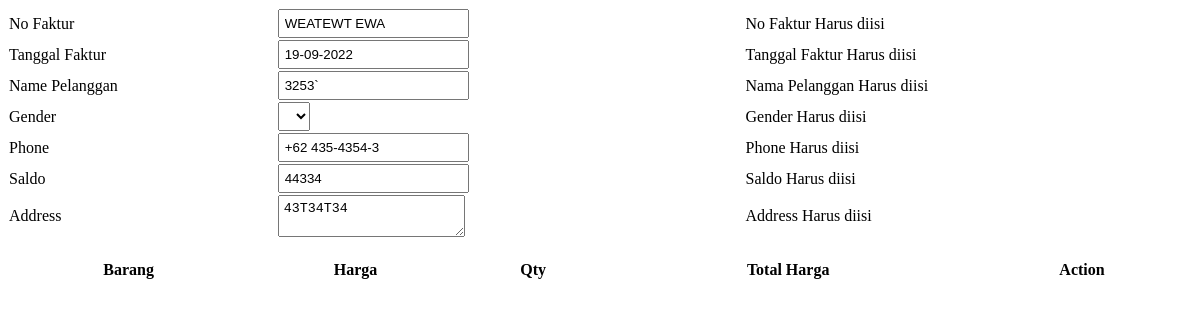
The app's page /update-modal.php?id=3, older data.
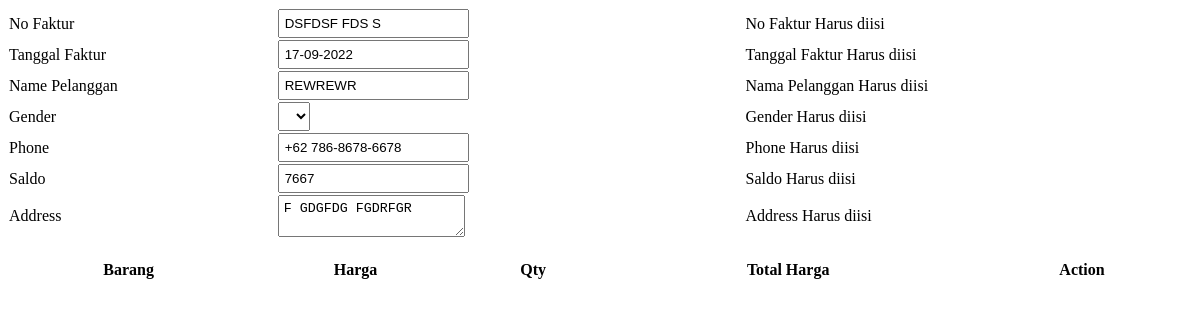
The same page, newer data.
### tables this page shows
CREATE TABLE `transaksi` (
  `id` int(11) NOT NULL,
  `nofaktur` varchar(255) NOT NULL,
  `tanggal` date NOT NULL,
  `nama` varchar(255) NOT NULL,
  `phone` varchar(25) NOT NULL,
  `saldo` int(255) NOT NULL,
  `address` text NOT NULL,
  `gender_id` int(11) NOT NULL
);

### function/transaksi.php (called while the page is built, shortened)
<?php
function find_transaksi($id)
{
    $SQL = "SELECT transaksi.*, gender.nama as genders FROM transaksi LEFT JOIN gender on gender.id = transaksi.gender_id where transaksi.id = $id";
    return result($SQL);
}
?>

### function/eksekusi.php (called while the page is built, shortened)
<?php
function result($qry){
	global $konek;
	$show= mysqli_query($konek,$qry) or die("Maaf Ada Kesalahan di Server Kami");
	return $show;
}

### update-modal.php (the view, shortened to what this page needs)
<?php
	$find = mysqli_fetch_assoc(find_transaksi($_GET['id']) );
	$tanggal = date("d-m-Y", strtotime($find['tanggal']));
?>
<form id="transaksiForm">
	<table width="100%" cellspacing="0" id="customerData">
		<tr>
			<td>
				<label>No Faktur</label>
			</td>
			<td>
				<input type="text" id="nofaktur" value="<?=$find['nofaktur']?>" name="nofaktur" class="FormElement ui-widget-content ui-corner-all" autocomplete="off">
			</td>
			<td  class="errorForm" id="nofakturError">
				<span id="" class="">No Faktur Harus diisi</span>
			</td>
		</tr>
		<tr>
			<td>
				<label>Tanggal Faktur</label>
			</td>
			<td>
				<input type="text" name="tanggal" value="<?=$tanggal?>" class="FormElement ui-widget-content ui-corner-all hasDatePicker" required autocomplete="off" maxlength="10">
			</td>
			<td  class="errorForm" id="tanggalfakturError">
				<span id="" class="">Tanggal Faktur Harus diisi</span>
			</td>
		</tr>
		<tr>
			<td>
				<label>Name Pelanggan</label>
			</td>
			<td>
				<input type="text" name="nama" value="<?=$find['nama']?>" class="FormElement ui-widget-content ui-corner-all" required autocomplete="off">
			</td>
			<td  class="errorForm" id="namapelangganError">
				<span id="" class="">Nama Pelanggan Harus diisi</span>
			</td>
		</tr>
		<tr>
			<td>
				<label>Gender</label>
			</td>
			<td>
				<select id="gender" class="FormElement ui-widget-content ui-corner-all" name="gender_id" value="<?=$find['gender_id']?>" required></select>
			</td>
			<td  class="errorForm" id="gender_idError">
				<span id="" class="">Gender Harus diisi</span>
			</td>
		</tr>
		<tr>
			<td>
				<label>Phone</label>
			</td>
			<td>
				<input type="text" name="phone" value="<?=$find['phone']?>" class="FormElement ui-widget-content ui-corner-all im-phone im-numeric" required autoco,digitalGroupSpacing:'4'mplete="off">
			</td>
			<td  class="errorForm" id="phoneError">
				<span id="" class="">Phone Harus diisi</span>
			</td>
		</tr>
		<tr>
			<td>
				<label>Saldo</label>
			</td>
			<td>
				<input type="text" name="saldo" value="<?=$find['saldo']?>" class="FormElement ui-widget-content ui-corner-all im-currency" required autocomplete="off">
			</td>
			<td  class="errorForm" id="saldoError">
				<span id="" class="">Saldo Harus diisi</span>
			</td>
		</tr>
		<tr>
			<td>
				<label>Address</label>
			</td>
			<td>
				<textarea name="address" class="FormElement ui-widget-content ui-corner-all" required autocomplete="off"><?=$find['address']?></textarea>
			</td>
			<td  class="errorForm" id="addressError">
				<span id="" class="">Address Harus diisi</span>
			</td>
		</tr>
	</table>
	<br>
	<table width="100%" class="table ui-state-default" cellpadding="5" cellspacing="0" id="detailData">
		<thead>
			<tr>
				<th class="ui-th-div">Barang</th>
				<th class="ui-th-div">Harga</th>
				<th class="ui-th-div">Qty</th>
				<th class="ui-th-div">Total Harga</th>
				<th class="ui-th-div">Action</th>
			</tr>
		</thead>
		<tbody>
			<tr>
				<td colspan="3"></td>
				<td>
				</td>
			</tr>
		</tbody>
	</table>
</form>

### update-modal.php (style rules this page uses)
input, select, textarea { text-transform: uppercase; padding: 5px; }

Row changes from the older to the newer data that the page shows:
changed transaksi: nofaktur "weatewt ewa" → "DSFDSF FDS S"; tanggal "19-09-2022" → "17-09-2022"; nama "3253`" → "REWREWR"; phone "+62 435-4354-3" → "+62 786-8678-6678"; saldo "44334" → "7667"; address "43t34t34" → "F GDGFDG FGDRFGR"
